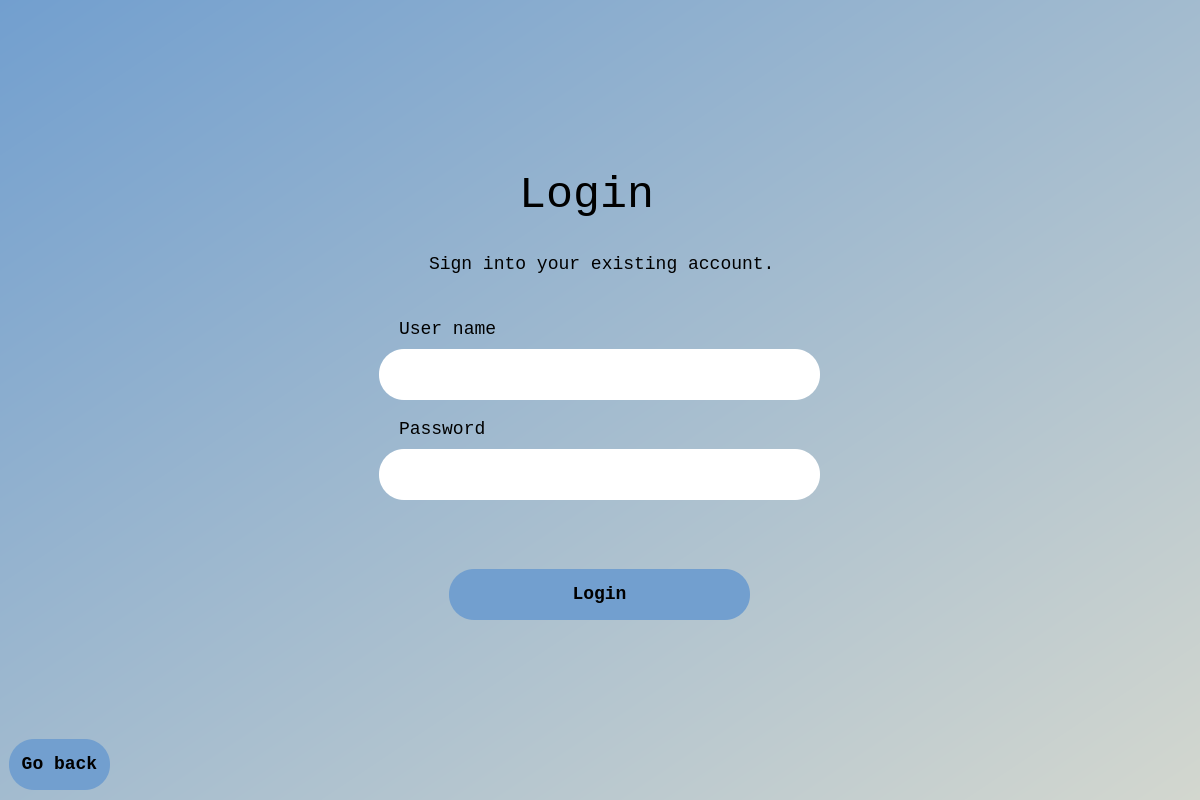
<?xml version="1.0" encoding="UTF-8"?>
<ui version="4.0">
 <class>Dialog</class>
 <widget class="QDialog" name="Dialog">
  <property name="geometry">
   <rect>
    <x>0</x>
    <y>0</y>
    <width>1200</width>
    <height>800</height>
   </rect>
  </property>
  <property name="windowTitle">
   <string>Dialog</string>
  </property>
  <widget class="QWidget" name="bgwidget" native="true">
   <property name="geometry">
    <rect>
     <x>-1</x>
     <y>-1</y>
     <width>1201</width>
     <height>801</height>
    </rect>
   </property>
   <property name="styleSheet">
    <string notr="true">QWidget#bgwidget{
background-color:qlineargradient(spread:pad, x1:0, y1:0, x2:1, y2:1, stop:0 rgba(114, 159, 207, 255), stop:1 rgba(211, 215, 207, 255));}</string>
   </property>
   <widget class="QLabel" name="label">
    <property name="geometry">
     <rect>
      <x>430</x>
      <y>220</y>
      <width>361</width>
      <height>91</height>
     </rect>
    </property>
    <property name="font">
     <font>
      <family>Monospace</family>
      <pointsize>-1</pointsize>
     </font>
    </property>
    <property name="styleSheet">
     <string notr="true">font-size:18px;
</string>
    </property>
    <property name="text">
     <string>Sign into your existing account.</string>
    </property>
   </widget>
   <widget class="QPushButton" name="login">
    <property name="geometry">
     <rect>
      <x>450</x>
      <y>570</y>
      <width>301</width>
      <height>51</height>
     </rect>
    </property>
    <property name="font">
     <font>
      <family>Monospace</family>
      <pointsize>-1</pointsize>
      <weight>75</weight>
      <bold>true</bold>
     </font>
    </property>
    <property name="styleSheet">
     <string notr="true">background-color: rgb(114, 159, 207);
 border-radius: 25px;
font-size:18px;
font-weight: bold;</string>
    </property>
    <property name="text">
     <string>Login</string>
    </property>
   </widget>
   <widget class="QLabel" name="label_2">
    <property name="geometry">
     <rect>
      <x>520</x>
      <y>150</y>
      <width>161</width>
      <height>91</height>
     </rect>
    </property>
    <property name="font">
     <font>
      <family>Monospace</family>
      <pointsize>-1</pointsize>
     </font>
    </property>
    <property name="styleSheet">
     <string notr="true">font-size:45px;
</string>
    </property>
    <property name="text">
     <string>Login</string>
    </property>
   </widget>
   <widget class="QLineEdit" name="passwordfield">
    <property name="geometry">
     <rect>
      <x>380</x>
      <y>450</y>
      <width>441</width>
      <height>51</height>
     </rect>
    </property>
    <property name="styleSheet">
     <string notr="true">border-radius: 25px;
font-size:18px;
font-weight: bold;</string>
    </property>
   </widget>
   <widget class="QLineEdit" name="usernamefield">
    <property name="geometry">
     <rect>
      <x>380</x>
      <y>350</y>
      <width>441</width>
      <height>51</height>
     </rect>
    </property>
    <property name="styleSheet">
     <string notr="true">border-radius: 25px;
font-size:18px;
font-weight: bold;
</string>
    </property>
   </widget>
   <widget class="QLabel" name="label_3">
    <property name="geometry">
     <rect>
      <x>400</x>
      <y>310</y>
      <width>121</width>
      <height>41</height>
     </rect>
    </property>
    <property name="font">
     <font>
      <family>Monospace</family>
      <pointsize>-1</pointsize>
     </font>
    </property>
    <property name="styleSheet">
     <string notr="true">font-size:18px;
</string>
    </property>
    <property name="text">
     <string>User name</string>
    </property>
   </widget>
   <widget class="QLabel" name="label_4">
    <property name="geometry">
     <rect>
      <x>400</x>
      <y>410</y>
      <width>121</width>
      <height>41</height>
     </rect>
    </property>
    <property name="font">
     <font>
      <family>Monospace</family>
      <pointsize>-1</pointsize>
     </font>
    </property>
    <property name="styleSheet">
     <string notr="true">font-size:18px;
</string>
    </property>
    <property name="text">
     <string>Password</string>
    </property>
   </widget>
   <widget class="QLabel" name="errorfield">
    <property name="geometry">
     <rect>
      <x>400</x>
      <y>510</y>
      <width>531</width>
      <height>41</height>
     </rect>
    </property>
    <property name="font">
     <font>
      <family>Monospace</family>
      <pointsize>-1</pointsize>
     </font>
    </property>
    <property name="styleSheet">
     <string notr="true">font-size:18px;
color:rgb(239, 41, 41);
</string>
    </property>
    <property name="text">
     <string/>
    </property>
   </widget>
   <widget class="QPushButton" name="backbutton">
    <property name="geometry">
     <rect>
      <x>10</x>
      <y>740</y>
      <width>101</width>
      <height>51</height>
     </rect>
    </property>
    <property name="font">
     <font>
      <family>Monospace</family>
      <pointsize>-1</pointsize>
      <weight>75</weight>
      <bold>true</bold>
     </font>
    </property>
    <property name="styleSheet">
     <string notr="true">background-color: rgb(114, 159, 207);
 border-radius: 25px;
font-size:18px;
font-weight: bold;</string>
    </property>
    <property name="text">
     <string>Go back</string>
    </property>
   </widget>
  </widget>
 </widget>
 <resources/>
 <connections/>
</ui>
